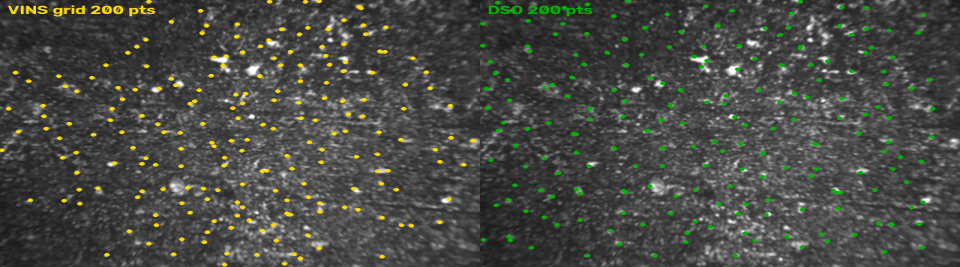
#> input picture results/combined_run8e_fused/mars_viz/keypoints/frame_0000_combined.png, 1920 x 534 px (shown at 1/2 size); its folder holds 4 pictures in this run
$ python visualize_keypoints.py --images ../results/combined_run8e_fused/mars_viz/keypoints --out out.png   (older library calls are emulated)
#> lines starting #> are read from the running program, lines starting #| are printed output that depends on the picture; after the words box and inside, x2 and y2 are one past the last pixel; in counts of white or black regions, pixels touching at a corner belong together
#!/usr/bin/env python3
"""Визуализация ключевых точек VINS-Mono и DSO + короткое видео (~10 с).

VINS-Mono: Shi-Tomasi углы + KLT-треки (как feature_tracker).
DSO: отбор точек по градиенту в блоках 32×32 (упрощённая модель DSO).

Выход:
  results/combined/<dataset>/keypoints/frame_XXXX.png
  results/combined/<dataset>/video_10s.mp4
"""

from __future__ import annotations

import argparse
from pathlib import Path

import cv2
import numpy as np


ROOT = Path(__file__).resolve().parents[1]


def vins_features(gray: np.ndarray, max_corners: int = 200) -> np.ndarray:
    """Shi-Tomasi — как в VINS feature_tracker (глобальный отбор)."""
    pts = cv2.goodFeaturesToTrack(
        gray,
        maxCorners=max_corners,
        qualityLevel=0.01,
        minDistance=10,
        blockSize=3,
    )
    return pts if pts is not None else np.empty((0, 1, 2), dtype=np.float32)


def vins_features_grid(
    gray: np.ndarray,
    block: int = 32,
    max_corners: int = 200,
    min_dist: int = 8,
) -> np.ndarray:
    """Сеточный Shi-Tomasi + fallback по градиенту — как patch feature_tracker."""
#> called with block = 32, max_corners = 200, min_dist = 8
    h, w = gray.shape
#> h = 178; w = 640
    sob_gx = cv2.Sobel(gray, cv2.CV_32F, 1, 0, ksize=3)
    sob_gy = cv2.Sobel(gray, cv2.CV_32F, 0, 1, ksize=3)
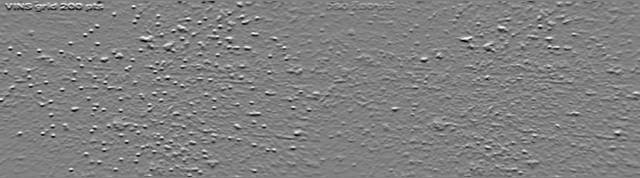
#> sob_gy: shape (178, 640) float32; min -708, max 694, mean 0.3; drawn with min black and max white
    grad = cv2.magnitude(sob_gx, sob_gy)
    eig = cv2.cornerMinEigenVal(gray, 3, 3)
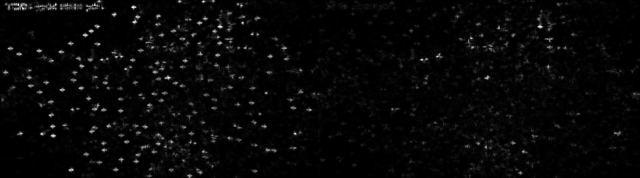
#> eig: shape (178, 640) float32; min 1.28e-06, max 0.119, mean 0.00349; drawn with min black and max white

    grid_cols = (w + block - 1) // block
#> grid_cols = 20
    grid_rows = (h + block - 1) // block
#> grid_rows = 6

    candidates: list[tuple[float, float, float]] = []
    for gy_i in range(grid_rows):
        for gx_i in range(grid_cols):
            x0 = gx_i * block
            y0 = gy_i * block
            cw = min(block, w - x0)
            ch = min(block, h - y0)
            if cw < 5 or ch < 5:
                continue

            cell = gray[y0 : y0 + ch, x0 : x0 + cw]
            cell_pts = cv2.goodFeaturesToTrack(
                cell,
                maxCorners=1,
                qualityLevel=0.01,
                minDistance=min_dist,
                blockSize=3,
            )
            if cell_pts is not None:
                px, py = cell_pts.reshape(-1, 2)[0]
                ix = min(max(int(round(px)) + x0, 0), w - 1)
                iy = min(max(int(round(py)) + y0, 0), h - 1)
                candidates.append((float(eig[iy, ix]), x0 + px, y0 + py))
            else:
                patch = grad[y0 : y0 + ch, x0 : x0 + cw]
                _, max_val, _, max_loc = cv2.minMaxLoc(patch)
                if max_val > 2.0:
                    candidates.append((float(max_val), x0 + max_loc[0], y0 + max_loc[1]))
#> after the loop, candidates = 120 items, first 6: (0.112, 18, 4), (0.102, 55, 4), (0.0777, 87, 10), (0.111, 98, 26), (0.112, 132, 7), (0.0949, 179, 1)

    if not candidates:
        return np.empty((0, 1, 2), dtype=np.float32)

    candidates.sort(key=lambda t: t[0], reverse=True)
    keep = candidates[:max_corners]
#> keep = 120 items, first 6: (0.119, 168, 77), (0.112, 18, 4), (0.112, 132, 7), (0.112, 203, 1), (0.111, 98, 26), (0.109, 539, 26)
    pts = np.array([[x, y] for _, x, y in keep], dtype=np.float32).reshape(-1, 1, 2)
#> pts = 120 rows, first 8: [168, 77], [18, 4], [132, 7], [203, 1], [98, 26], [539, 26], [295, 133], [121, 56]
#> in process_dataset, `v_pts = vins_features_grid(gray) if vins_grid else vins_features(gray)`: v_pts has the same summary as pts in vins_features_grid
    return pts


def dso_features(gray: np.ndarray, block: int = 32, target: int = 200) -> np.ndarray:
    """Упрощённый отбор DSO: максимум градиента в каждом блоке."""
#> called with block = 32, target = 200
    gx = cv2.Sobel(gray, cv2.CV_32F, 1, 0, ksize=3)
    gy = cv2.Sobel(gray, cv2.CV_32F, 0, 1, ksize=3)
    grad = cv2.magnitude(gx, gy)
    h, w = gray.shape
#> h = 178; w = 640
    points = []
    for y in range(0, h - block, block):
        for x in range(0, w - block, block):
            patch = grad[y : y + block, x : x + block]
            if patch.size == 0:
                continue
            _, _, _, max_loc = cv2.minMaxLoc(patch)
            points.append([x + max_loc[0], y + max_loc[1]])
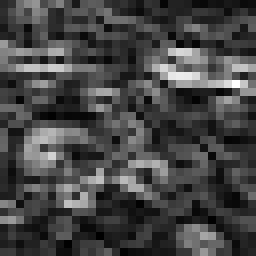
#> patch: shape (32, 32) float32 (shown 8 times larger); min 1.41, max 286.8, mean 79.1; drawn with min black and max white
#> after the loop, points = 95 pairs, first value 0 to 605, second value 1 to 155
    pts = np.array(points, dtype=np.float32).reshape(-1, 1, 2)
#> pts = 95 rows, first 8: [19, 4], [62, 7], [68, 8], [99, 2], [134, 6], [182, 27], [219, 25], [241, 6]
#> in process_dataset, `d_pts = dso_features(gray)`: d_pts has the same summary as pts in dso_features
#> in process_dataset, `vins_label = f"VINS grid {len(v_pts)} pts" if vins_grid else f"VINS {l..`: vins_label = 'VINS grid 120 pts'
    if len(pts) > target:
        idx = np.linspace(0, len(pts) - 1, target, dtype=int)
        pts = pts[idx]
    return pts


def draw_points(img: np.ndarray, pts: np.ndarray, color: tuple, label: str) -> np.ndarray:
#> called with pts = array of shape (120, 1, 2), color = (0, 220, 255), label = 'VINS grid 120 pts'
    out = cv2.cvtColor(img, cv2.COLOR_GRAY2BGR) if img.ndim == 2 else img.copy()
    for p in pts.reshape(-1, 2):
        cv2.circle(out, (int(p[0]), int(p[1])), 3, color, -1, lineType=cv2.LINE_AA)
#> this loop made 120 passes
#> p on passes 1 to 12: [168, 77], [18, 4], [132, 7], [203, 1], [98, 26], [539, 26], [295, 133], [121, 56], [55, 4], [437, 56], [53, 135], [72, 109]
#> out: shape (178, 640, 3); mean B, G, R 68.7, 78.1, 79.6
    cv2.putText(out, label, (10, 28), cv2.FONT_HERSHEY_SIMPLEX, 0.8, color, 2, cv2.LINE_AA)
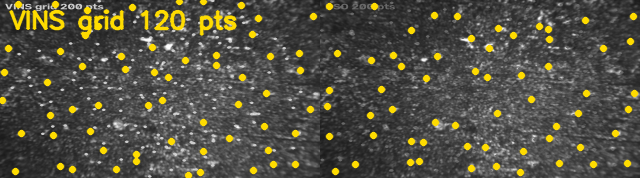
#> out: shape (178, 640, 3); mean B, G, R 67.7, 80.5, 82.5
    return out


def draw_tracks(prev: np.ndarray, curr: np.ndarray, prev_pts, curr_pts, color) -> np.ndarray:
    out = cv2.cvtColor(curr, cv2.COLOR_GRAY2BGR)
    for p0, p1 in zip(prev_pts.reshape(-1, 2), curr_pts.reshape(-1, 2)):
        p0i = (int(p0[0]), int(p0[1]))
        p1i = (int(p1[0]), int(p1[1]))
        cv2.line(out, p0i, p1i, color, 1, cv2.LINE_AA)
        cv2.circle(out, p1i, 3, color, -1, lineType=cv2.LINE_AA)
    cv2.putText(out, "VINS KLT tracks", (10, 28), cv2.FONT_HERSHEY_SIMPLEX, 0.8, color, 2)
    return out


def process_dataset(
    images_dir: Path,
    out_dir: Path,
    fps: float = 10.0,
    duration_sec: float = 10.0,
    width: int = 640,
    start_frame: int = 0,
    vins_grid: bool = True,
) -> dict:
    out_dir.mkdir(parents=True, exist_ok=True)
    kp_dir = out_dir / "keypoints"
    kp_dir.mkdir(exist_ok=True)

    files = sorted(images_dir.glob("*"))
    files = [f for f in files if f.suffix.lower() in {".jpg", ".jpeg", ".png", ".bmp"}]
    if not files:
        raise SystemExit(f"Нет кадров в {images_dir}")

    n_frames = min(int(duration_sec * fps), len(files) - start_frame)
    sel = files[start_frame : start_frame + n_frames]
    if len(sel) < 2:
        raise SystemExit(f"Мало кадров: {len(sel)}")

    fourcc = cv2.VideoWriter_fourcc(*"mp4v")
    video_path = out_dir / "video_10s.mp4"
    writer = None
    prev_gray = None
    prev_pts = None
    sample_indices = {0, n_frames // 2, n_frames - 1}
    stats = {"frames": n_frames, "vins_pts": [], "dso_pts": []}

    for i, fp in enumerate(sel):
        img = cv2.imread(str(fp), cv2.IMREAD_GRAYSCALE)
        if img is None:
            continue
        h, w = img.shape
        scale = width / w
        nh = int(h * scale)
        nh = max(nh - nh % 2, 2)
        gray = cv2.resize(img, (width, nh), interpolation=cv2.INTER_AREA)

        v_pts = vins_features_grid(gray) if vins_grid else vins_features(gray)
        d_pts = dso_features(gray)
        stats["vins_pts"].append(len(v_pts))
        stats["dso_pts"].append(len(d_pts))

        vins_label = f"VINS grid {len(v_pts)} pts" if vins_grid else f"VINS {len(v_pts)} pts"
        panel = np.hstack([
            draw_points(gray, v_pts, (0, 220, 255), vins_label),
            draw_points(gray, d_pts, (0, 180, 0), f"DSO {len(d_pts)} pts"),
        ])
#> call 2 of draw_points, with pts = array of shape (95, 1, 2), color = (0, 180, 0), label = 'DSO 95 pts'
#> the loop in draw_points (call 2), `for p in pts.reshape(-1, 2):` made 95 passes
#> p on passes 1 to 12: [19, 4], [62, 7], [68, 8], [99, 2], [134, 6], [182, 27], [219, 25], [241, 6], [256, 17], [295, 16], [341, 5], [377, 4]
#> after the loop in draw_points (call 2), `for p in pts.reshape(-1, 2):`:
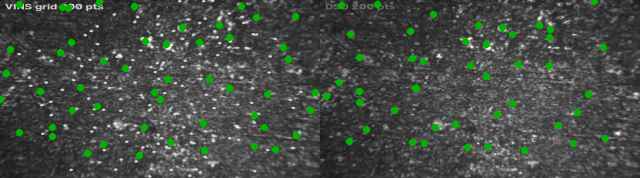
#> out: shape (178, 640, 3); mean B, G, R 69.3, 75.3, 69.3
#> in draw_points (call 2), `cv2.putText(out, label, (10, 28), cv2.FONT_HERSHEY_SIMPLEX, 0.8, color..`: out: shape (178, 640, 3); 1.6% of pixels changed, all inside (x1, y1, x2, y2) = (11, 9, 158, 36)

        if prev_gray is not None and prev_pts is not None and len(prev_pts) > 0:
            next_pts, st, _ = cv2.calcOpticalFlowPyrLK(prev_gray, gray, prev_pts, None)
            if next_pts is not None and st is not None:
                good = st.reshape(-1) == 1
                if good.sum() > 5:
                    track_panel = draw_tracks(
                        prev_gray, gray, prev_pts[good], next_pts[good], (0, 220, 255)
                    )
                    panel = np.hstack([panel, track_panel])

        # Фиксированный размер кадра для VideoWriter
        target_h, target_w = nh, width * 3
#> target_h = 178; target_w = 1920
        if panel.shape[1] != target_w or panel.shape[0] != target_h:
            panel = cv2.resize(panel, (target_w, target_h), interpolation=cv2.INTER_AREA)
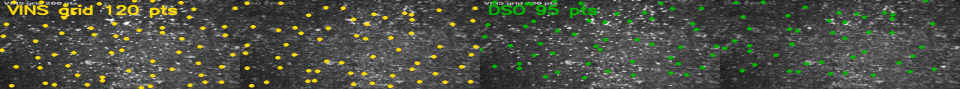
#> panel: shape (178, 1920, 3) (shown at 1/2 size); mean of channels 0, 1, 2 68.3, 78.7, 75.7; drawn as B, G, R

        if writer is None:
            # AVI надёжнее mp4v на Linux без ffmpeg codecs
            suffix = f"_{int(duration_sec)}s" if duration_sec != 10.0 else "_10s"
            video_path = out_dir / f"video{suffix}.avi"
            fourcc = cv2.VideoWriter_fourcc(*"MJPG")
#> fourcc = 1196444237
            writer = cv2.VideoWriter(str(video_path), fourcc, fps, (target_w, target_h))
        writer.write(panel)

        if i in sample_indices:
            cv2.imwrite(str(kp_dir / f"frame_{i:04d}_combined.png"), panel)
            cv2.imwrite(str(kp_dir / f"frame_{i:04d}_vins.png"), draw_points(gray, v_pts, (0, 220, 255), "VINS"))
            cv2.imwrite(str(kp_dir / f"frame_{i:04d}_dso.png"), draw_points(gray, d_pts, (0, 180, 0), "DSO"))
#> call 4 of draw_points, with pts = array of shape (95, 1, 2), color = (0, 180, 0), label = 'DSO'
#> the loop in draw_points (call 4), `for p in pts.reshape(-1, 2):` made 95 passes
#> in draw_points (call 4), `cv2.putText(out, label, (10, 28), cv2.FONT_HERSHEY_SIMPLEX, 0.8, color..`:
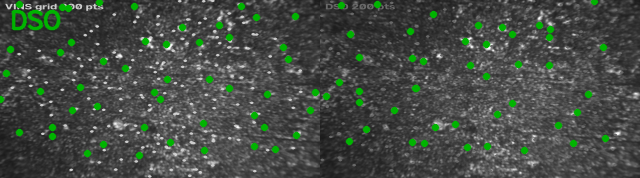
#> out: shape (178, 640, 3); mean B, G, R 69.1, 75.9, 69.1

        prev_gray = gray
        prev_pts = v_pts
#> prev_pts = 120 rows, first 8: [168, 77], [18, 4], [132, 7], [203, 1], [98, 26], [539, 26], [295, 133], [121, 56]
#> pass 2 of the loop in process_dataset, `for i, fp in enumerate(sel):`:
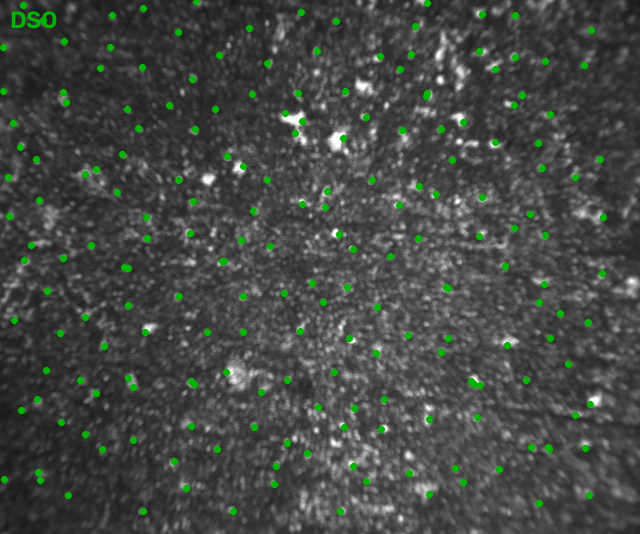
#> input picture results/combined_run8e_fused/mars_viz/keypoints/frame_0000_dso.png, 640 x 534 px
#> img: shape (534, 640)
#> sob_gx: shape (534, 640) float32
#> sob_gy: shape (534, 640) float32
#> eig: shape (534, 640) float32
#> in vins_features_grid (call 2), `pts = np.array([[x, y] for _, x, y in keep], dtype=np.float32).reshape..`: pts = 200 rows, first 8: [337, 230], [456, 202], [244, 170], [344, 133], [343, 423], [590, 399], [354, 339], [387, 103]
#> v_pts has the same summary as pts in vins_features_grid
#> after the loop in dso_features (call 2), `for y in range(0, h - block, block):`:
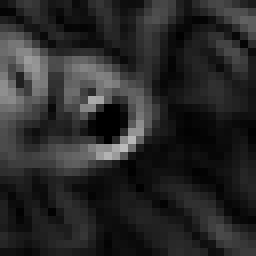
#> patch: shape (32, 32) float32 (shown 8 times larger); min 0, max 188.7, mean 41.4
#> after the loop in dso_features (call 2), `for y in range(0, h - block, block):`: points = 304 pairs, first value 1 to 603, second value 1 to 511
#> in dso_features (call 2), `pts = np.array(points, dtype=np.float32).reshape(-1, 1, 2)`: pts = 304 rows, first 8: [11, 20], [39, 14], [73, 5], [110, 12], [145, 5], [181, 30], [192, 1], [247, 25]
#> idx = 200 values from 0 to 303
#> in dso_features (call 2), `pts = pts[idx]`: pts = 200 rows, first 8: [11, 20], [39, 14], [110, 12], [145, 5], [192, 1], [247, 25], [303, 15], [339, 23]
#> d_pts has the same summary as pts in dso_features
#> vins_label = 'VINS grid 200 pts'
#> in process_dataset, `panel = np.hstack([ draw_points(gray, v_pts, (0, 220, 255), vins_label..`:
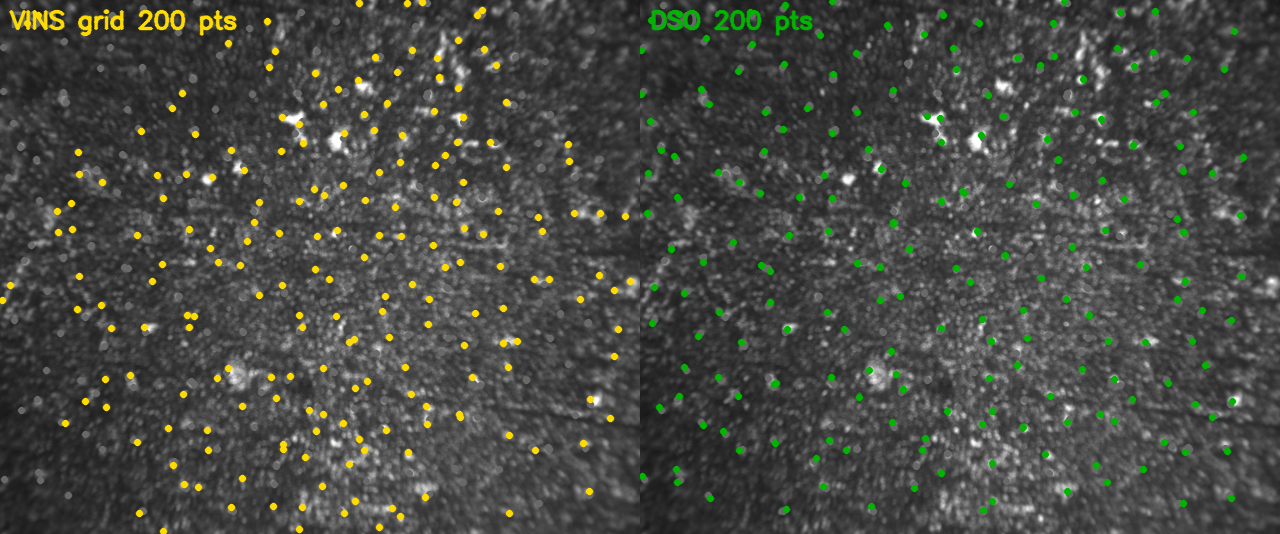
#> panel: shape (534, 1280, 3); mean of channels 0, 1, 2 68.4, 74, 72.1; drawn as B, G, R

    if writer is not None:
        writer.release()

    stats["video"] = str(video_path)
    stats["avg_vins_pts"] = float(np.mean(stats["vins_pts"])) if stats["vins_pts"] else 0
    stats["avg_dso_pts"] = float(np.mean(stats["dso_pts"])) if stats["dso_pts"] else 0
    return stats


def main() -> int:
    ap = argparse.ArgumentParser()
    ap.add_argument("--images", type=Path, required=True)
    ap.add_argument("--out", type=Path, required=True)
    ap.add_argument("--fps", type=float, default=10.0)
    ap.add_argument("--duration", type=float, default=10.0)
    ap.add_argument("--width", type=int, default=640)
    ap.add_argument("--start", type=int, default=0)
    ap.add_argument("--legacy-vins", action="store_true", help="глобальный Shi-Tomasi вместо сетки 32×32")
    args = ap.parse_args()

    stats = process_dataset(
        args.images, args.out, args.fps, args.duration, args.width, args.start,
        vins_grid=not args.legacy_vins,
    )
    print(f"OK: {args.out}")
    print(f"  frames={stats['frames']} avg_vins={stats['avg_vins_pts']:.0f} avg_dso={stats['avg_dso_pts']:.0f}")
    print(f"  video={stats['video']}")
    return 0


if __name__ == "__main__":
#> (the run stopped early here; a loop or call above may not have finished)
